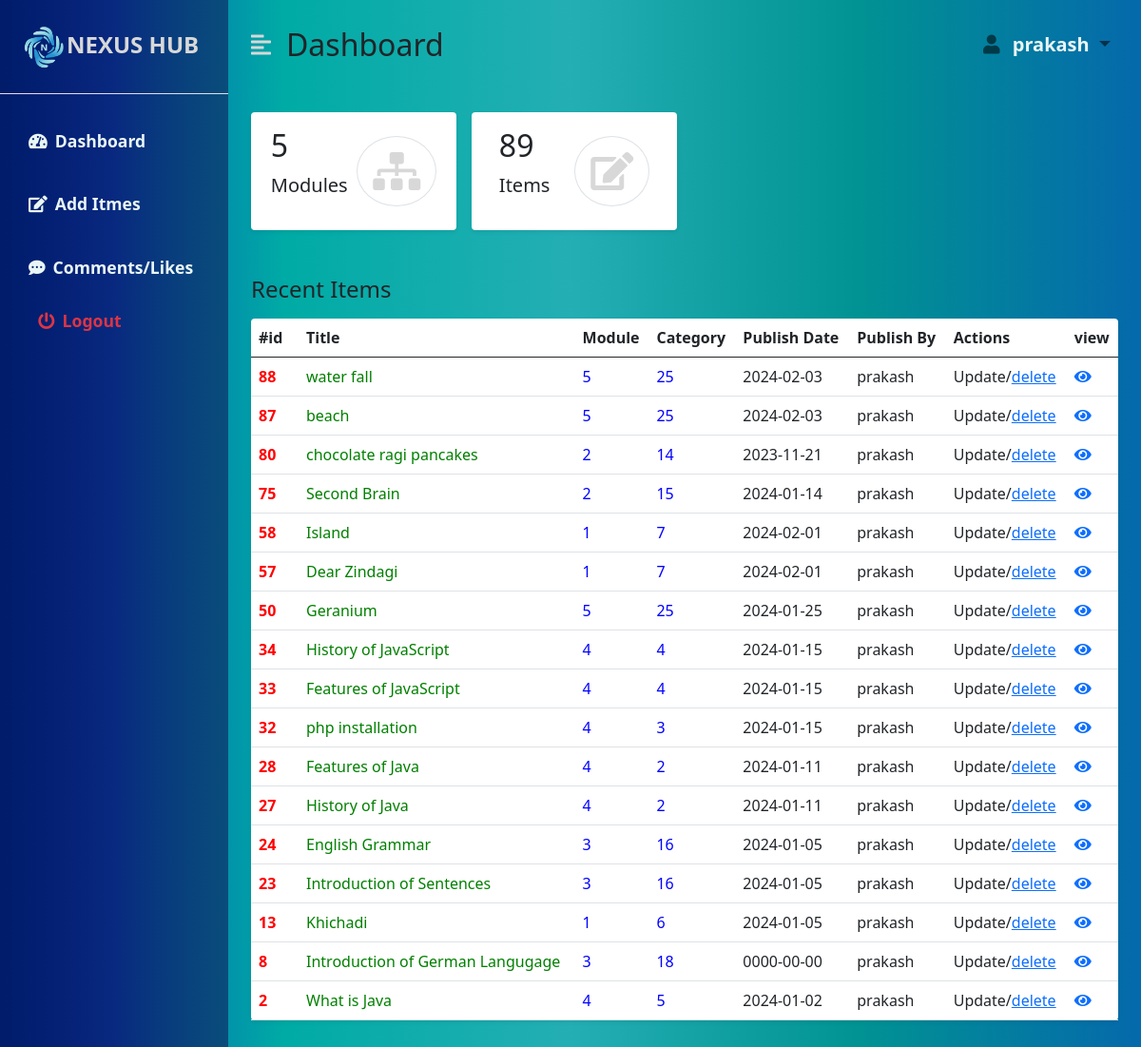
Page /dashboard.php (signed in) on the committed database.
### tables this page shows
CREATE TABLE `item` (
  `id` int(20) NOT NULL,
  `title` varchar(50) NOT NULL,
  `description` text NOT NULL,
  `content` text NOT NULL,
  `photopath` text NOT NULL,
  `videopath` text NOT NULL,
  `test_link` text NOT NULL,
  `publish_by` text NOT NULL,
  `publish_date` date NOT NULL,
  `module_id` int(11) NOT NULL,
  `category` int(50) NOT NULL,
  `keywords` varchar(50) NOT NULL,
  `time` time NOT NULL
);

### database/db.php (called while the page is built, shortened)
<?php
class DB
{
    public $sname = "localhost";
    public $uname = "root";
    public $password = "";
    public $db_name = "nexushub";
    public $conn;
    function connect_DB()
    {
        $this->conn = mysqli_connect($this->sname, $this->uname, $this->password, $this->db_name);
        return true;
    }
    function fetchData($query)
    {
        $result = mysqli_query($this->conn, $query);
        $ldata = [];
        while ($row = mysqli_fetch_array($result)) {
            array_push($ldata, $row);
        }
        return $ldata;
    }
    function fetch_all_user_items($uname)
    {
        if ($this->connect_DB()) {
            $query = "SELECT * FROM `item` WHERE `publish_by`='$uname' ORDER BY `id` desc";
            return $this->fetchData($query);
        }
    }
    function count_rows_table($tb_name)
    {
        if ($this->connect_DB()) {
            $query = "SELECT count(*) FROM `$tb_name`";
            return $this->fetchData($query);
        }
    }
}

### dashboard.php (the view)
<?php
include './layouts/top.php';
?>
<div class="container-fluid px-4">
    <div class="row g-3 my-2">
        <div class="col-md-3">
            <div class="p-3 bg-white shadow-sm d-flex justify-content-around align-items-center rounded">
                <div>
                    <h3 class="fs-2">
                        <?php
                          include './database/db.php';
                          $db = new DB();
                            $count_no=$db->count_rows_table("modules") ;
                            foreach($count_no as $cn)
                            {
                                echo $cn[0];
                            }
                        ?>
                    </h3>
                    <p class="fs-5">Modules</p>
                </div>
                <i class="fas fa-sitemap fs-1 primary-text border rounded-full secondary-bg p-3"></i>
            </div>
        </div>
        <div class="col-md-3">
            <div class="p-3 bg-white shadow-sm d-flex justify-content-around align-items-center rounded">
                <div>
                    <h3 class="fs-2">
                        <?php
                    $count_no=$db->count_rows_table("item") ;
                            foreach($count_no as $cn)
                            {
                                echo $cn[0];
                            }
                            ?>
                    </h3>
                    <p class="fs-5">Items</p>
                </div>
                <i class="fas fa-edit fs-1 primary-text border rounded-full secondary-bg p-3"></i>
            </div>
        </div>
    </div>
    <div class="row my-5">
        <h3 class="fs-4 mb-3">Recent Items</h3>
        <div class="col">
            <table class="table bg-white rounded shadow-sm  table-hover">
                <thead>
                    <tr>
                        <th scope="col" width="50">#id</th>
                        <th scope="col">Title</th>
                        <th scope="col">Module</th>
                        <th scope="col">Category</th>
                        <th scope="col">Publish Date</th>
                        <th scope="col">Publish By</th>
                        <th scope="col">Actions</th>
                        <th scope="col">view</th>
                    </tr>
                </thead>
                <tbody>
                <?php
                $items = $db->fetch_all_user_items($uname);
                foreach ($items as $item) {
                    echo "
                    <tr>
                        <th scope='row' style='color:red;'>".$item["id"]."</th>
                        <td  style='color:green;'>".$item["title"]."</td>
                        <td  style='color:blue;'>".$item["module_id"]."</td>
                        <td  style='color:blue;'>".$item["category"]."</td>
                        <td>".$item["publish_date"]."</td>
                        <td>".$item["publish_by"]."</td>
                        <td>Update/<a href='delete-item.php?id=".$item["id"]."'>delete</td>
                        <td>
                            <a href='#'> <i class='fas fa-eye'></i>
                             </a>
                        </td>
                    </tr> ";
                     } ?>
                </tbody>
            </table>
        </div>
    </div>
</div>
</div>
<?php
include './layouts/bottom.php';
?>

### css/dashboard.css (style rules this page uses)
:root { --main-bg-color: #1b193c; --main-text-color: #d8d8d8; --second-text-color: #e9f6f5; --second-bg-color: linear-gradient( to right, #a1b8fa, #83a4ff, #02a2a8dd, #019393, #0569ab ) ,transparent 50%; }
.primary-text { color: var(--main-text-color); }
.secondary-bg { background-color: var(--second-bg-color); }
.rounded-full { border-radius: 100%; }

### rows in the picture
item: id "88", title "water fall", module "5", category "25", publish_date "2024-02-03", publish_by "prakash"
item: id "87", title "beach", module "5", category "25", publish_date "2024-02-03", publish_by "prakash"
item: id "80", title "chocolate ragi pancakes", module "2", category "14", publish_date "2023-11-21", publish_by "prakash"
item: id "75", title "Second Brain", module "2", category "15", publish_date "2024-01-14", publish_by "prakash"
item: id "58", title "Island", module "1", category "7", publish_date "2024-02-01", publish_by "prakash"
item: id "57", title "Dear Zindagi", module "1", category "7", publish_date "2024-02-01", publish_by "prakash"
item: id "50", title "Geranium", module "5", category "25", publish_date "2024-01-25", publish_by "prakash"
item: id "34", title "History of JavaScript", module "4", category "4", publish_date "2024-01-15", publish_by "prakash"
item: id "33", title "Features of JavaScript", module "4", category "4", publish_date "2024-01-15", publish_by "prakash"
item: id "32", title "php installation", module "4", category "3", publish_date "2024-01-15", publish_by "prakash"
item: id "28", title "Features of Java", module "4", category "2", publish_date "2024-01-11", publish_by "prakash"
item: id "27", title "History of Java", module "4", category "2", publish_date "2024-01-11", publish_by "prakash"
item: id "24", title "English Grammar", module "3", category "16", publish_date "2024-01-05", publish_by "prakash"
item: id "23", title "Introduction of Sentences", module "3", category "16", publish_date "2024-01-05", publish_by "prakash"
item: id "13", title "Khichadi", module "1", category "6", publish_date "2024-01-05", publish_by "prakash"
item: id "8", title "Introduction of German Langugage", module "3", category "18", publish_date "0000-00-00", publish_by "prakash"
item: id "2", title "What is Java", module "4", category "5", publish_date "2024-01-02", publish_by "prakash"

### other values in the picture
$uname "prakash"
$cn[0] "5"
$cn[0] "89"
